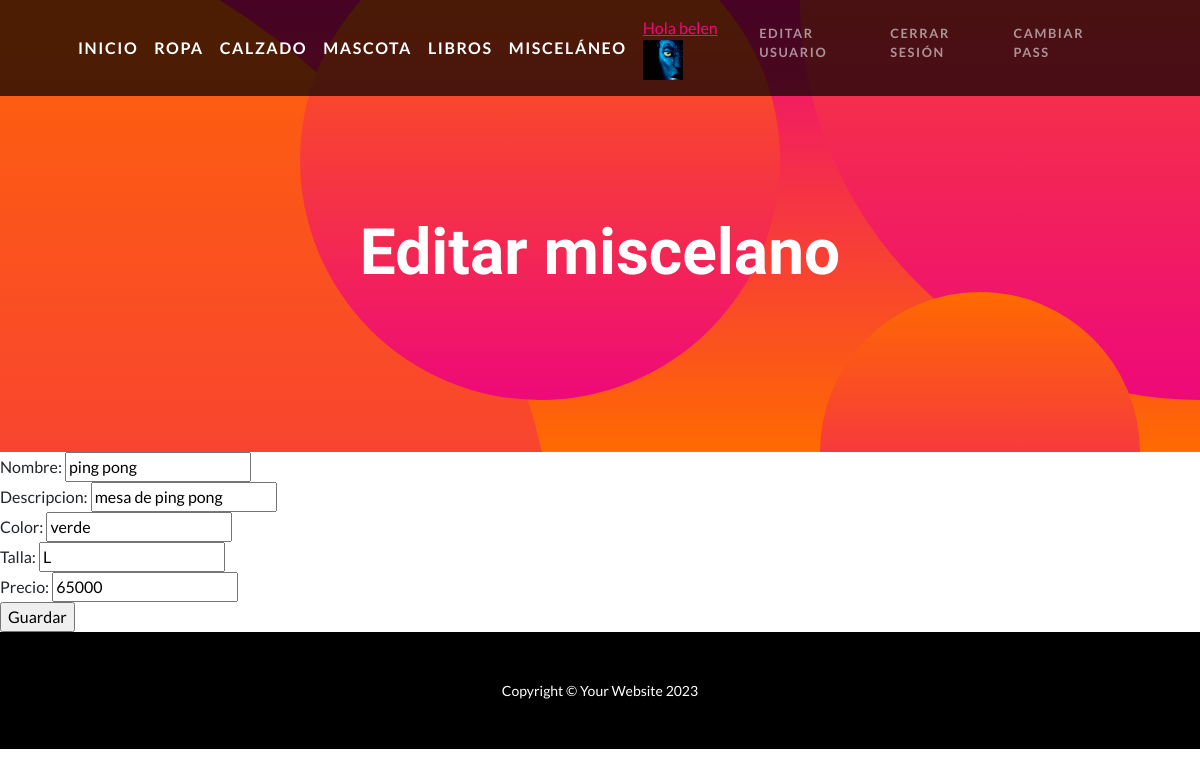
The app's page /ReignsApp/editar_miscelaneo/2 (signed in) with its own data.
### ReignsApp/models.py (models this page shows, shortened)
class Avatar(models.Model):
    usuario = models.ForeignKey(User, on_delete=models.CASCADE)
    imagen = models.ImageField(upload_to="avatares", null=True, blank=True)

class Miscelaneo(models.Model):
    nombre = models.CharField(max_length=20)
    descripcion = models.CharField(max_length=30)
    color = models.CharField(max_length=20)
    talla = models.CharField(max_length=10)
    precio = models.IntegerField()

### ReignsApp/views.py (the view)
# urls.py: path("editar_miscelaneo/<int:pk>", EditarMiscelaneo.as_view(), name="MiscelaneoEditar"),
class EditarMiscelaneo(LoginRequiredMixin, UpdateView):
    model = Miscelaneo
    template_name = "ReignsApp/Miscelaneo/editar_miscelaneo.html"
    fields = ["nombre","descripcion","color","talla","precio"]
    success_url = "/ReignsApp/lista_miscelaneo/"

### ReignsApp/Templates/ReignsApp/Miscelaneo/editar_miscelaneo.html
{% extends "ReignsApp/padre.html" %}
{% load static %}
{% block titulo %}
<h2 class="masthead-subheading mb-0">Editar miscelano</h2>
{% endblock %}
{% block contenido %}
<form action="" method="post"> {% csrf_token %}
    {{ form }}
<input type="submit" value="Guardar">
</form>
{% endblock %}

### ReignsApp/Templates/ReignsApp/padre.html (shortened to what this page needs)
<!DOCTYPE html>
<html lang="en">
    <head>
        {% load static %}
        <link href="{% static 'ReignsApp/css/styles.css' %}" rel="stylesheet" />
    </head>
    <body id="page-top">
        <nav class="navbar navbar-expand-lg navbar-dark navbar-custom fixed-top">
            <div class="container px-5">
                <a class="navbar-brand" href="{% url 'Home' %}">Inicio</a>
                <a class="navbar-brand" href="{% url 'RopaLeer' %}">Ropa</a>
                <a class="navbar-brand" href="{% url 'CalzadosLeer' %}">Calzado</a>
                <a class="navbar-brand" href="{% url 'MascotaLeer' %}">Mascota</a>
                <a class="navbar-brand" href="{% url 'LibroLeer' %}">Libros</a>
                <a class="navbar-brand" href="{% url 'MiscelaneoLeer' %}">Misceláneo</a>
                <div class="collapse navbar-collapse" id="navbarResponsive">
                    <ul class="navbar-nav ms-auto">
                        {% if user.is_authenticated %}
                        <li class="nav-item"><a href="{% url 'Nuevo Avatar' %}">Hola {{user.first_name}} </a>
                        <img src="{{user.avatar_set.first.imagen.url}}" width="40px" height="40px" alt"Error al cargar">
                        <li class="nav-item"><a class="nav-link" href="{% url 'Editar Usuario' %}">Editar Usuario </a>
                        <li class="nav-item"><a class="nav-link" href="{% url 'Cerrar Sesión' %}">Cerrar Sesión</a></li>
                        <li class="nav-item"><a class="nav-link" href="{% url 'Cambiar Contra' %}">Cambiar Pass</a></li>
                        {% else %}
                        <li class="nav-item"><a class="nav-link" href="{% url 'Registrarse' %}">Registrarse</a></li>
                        <li class="nav-item"><a class="nav-link" href="{% url 'Iniciar Sesión' %}">Iniciar Sesión</a></li>
                        {% endif %}
                    </ul>
                </div>
            </div>
        </nav>
        <header class="masthead text-center text-white">
            <div class="masthead-content">
                <div class="container px-5">
                    {% block titulo %}
                    {% endblock %}
                </div>
            </div>
            <div class="bg-circle-1 bg-circle"></div>
            <div class="bg-circle-2 bg-circle"></div>
            <div class="bg-circle-3 bg-circle"></div>
            <div class="bg-circle-4 bg-circle"></div>
        </header>
        {% block contenido %}{% endblock %}
        <footer class="py-5 bg-black">
            <div class="container px-5"><p class="m-0 text-center text-white small">Copyright &copy; Your Website 2023</p></div>
        </footer>
    </body>
</html>

### records on screen
Miscelaneo: nombre "ping pong", descripcion "mesa de ping pong", color "verde", talla "L", precio "65000"

### other values on screen
{{ user.first_name }} "belen"
